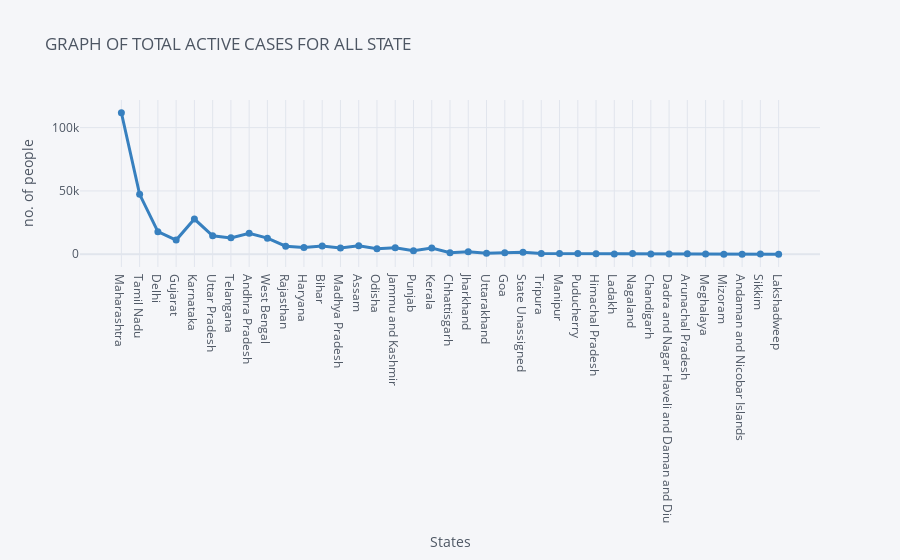

Here is the notebook cell this chart was saved with:
### Code cell
#scatter plotly
df.iplot(kind='scatter',x='State',y='Active',color='blue',width=3,mode='markers+lines',size=7,title='GRAPH OF TOTAL ACTIVE CASES FOR ALL STATE',xTitle='States',yTitle='no. of people')


#Total_active_cases1=df.groupby('State_code')['Active'].sum().sort_values(ascending=False).to_frame()
#Total_active_cases1['Active'].plot(figsize=(20,5),linewidth=4,color='r')
#plt.title('GRAPH OF ACTIVE CASES FOR ALL STATE')
#kuch esa ki isme all states aajaye

### Figure 1 — Plotly figure (JSON) as saved in the notebook; plotly's stock layout.template omitted (floating-point values rounded to 4 significant figures)
{"data": [{"line": {"color": "rgba(55, 128, 191, 1.0)", "dash": "solid", "shape": "linear", "width": 3}, "marker": {"size": 7, "symbol": "circle"}, "mode": "markers+lines", "name": "Active", "text": "", "type": "scatter", "x": ["Maharashtra", "Tamil Nadu", "Delhi", "Gujarat", "Karnataka", "Uttar Pradesh", "Telangana", "Andhra Pradesh", "West Bengal", "Rajasthan", "Haryana", "Bihar", "Madhya Pradesh", "Assam", "Odisha", "Jammu and Kashmir", "Punjab", "Kerala", "Chhattisgarh", "Jharkhand", "Uttarakhand", "Goa", "State Unassigned", "Tripura", "Manipur", "Puducherry", "Himachal Pradesh", "Ladakh", "Nagaland", "Chandigarh", "Dadra and Nagar Haveli and Daman and Diu", "Arunachal Pradesh", "Meghalaya", "Mizoram", "Andaman and Nicobar Islands", "Sikkim", "Lakshadweep"], "y": [111801, 47343, 17807, 11222, 27849, 14628, 12957, 16621, 12747, 6405, 5320, 6483, 5053, 6810, 4321, 5123, 2711, 4880, 1212, 2039, 754, 1259, 1524, 660, 620, 686, 352, 177, 554, 149, 178, 335, 289, 79, 46, 122, 0]}], "layout": {"legend": {"bgcolor": "#F5F6F9", "font": {"color": "#4D5663"}}, "paper_bgcolor": "#F5F6F9", "plot_bgcolor": "#F5F6F9", "title": {"font": {"color": "#4D5663"}, "text": "GRAPH OF TOTAL ACTIVE CASES FOR ALL STATE"}, "xaxis": {"gridcolor": "#E1E5ED", "showgrid": true, "tickfont": {"color": "#4D5663"}, "title": {"font": {"color": "#4D5663"}, "text": "States"}, "zerolinecolor": "#E1E5ED"}, "yaxis": {"gridcolor": "#E1E5ED", "showgrid": true, "tickfont": {"color": "#4D5663"}, "title": {"font": {"color": "#4D5663"}, "text": "no. of people"}, "zerolinecolor": "#E1E5ED"}}}
